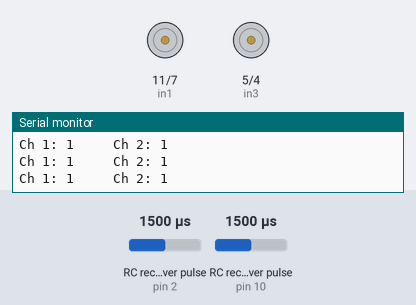
Simulated run of this sketch. Board: Arduino Uno, built with avr-gcc and run on an emulated ATmega328P. Shown: motor-driver pin pairs drawn as motors (green arrow = first pin HIGH = forward, orange = second pin HIGH = backward, longer = more drive, scaled by the enable pin), the last lines printed to the serial monitor. Wiring (inferred from the names in the program): 2 × RC receiver channel: data pin 2 / data pin 10. Inputs (shaded band) come from the test bench; at power-on: RC receiver pulse (sensors on pin 2, pin 10) 1500 µs.

Above: at 1.2 s.
1.3 s: RC receiver pulse (sensor on pin 2) set to 1020 µs
At 1.7 s:
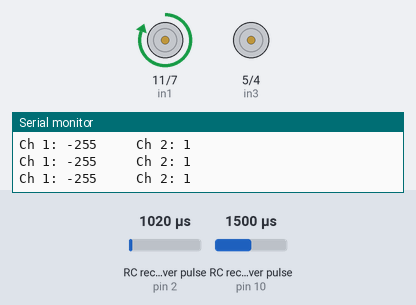
2.8 s: RC receiver pulse (sensor on pin 10) set to 1020 µs
At 4.0 s:
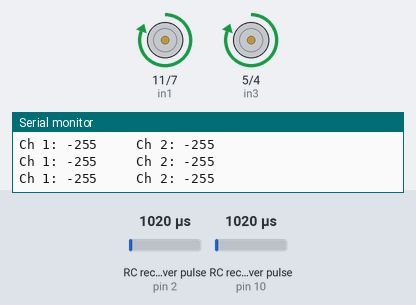
4.3 s: RC receiver pulse (sensor on pin 2) set to 1250 µs
At 5.2 s:
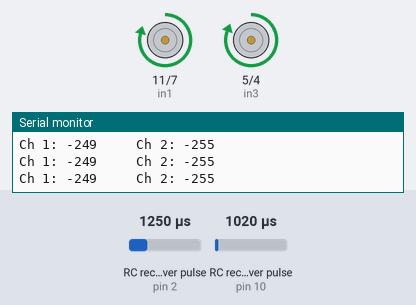
5.8 s: RC receiver pulse (sensor on pin 10) set to 1250 µs
At 6.4 s:
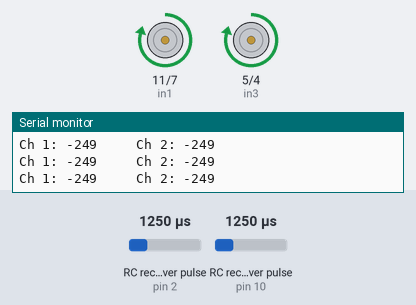
7.3 s: RC receiver pulse (sensor on pin 2) set to 1500 µs
At 8.5 s:
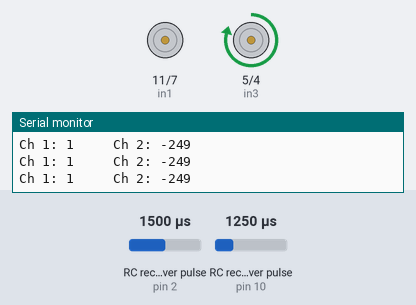
8.8 s: RC receiver pulse (sensor on pin 10) set to 1750 µs
At 9.9 s:
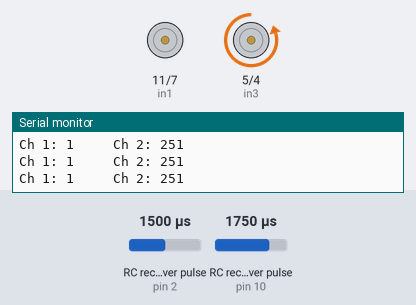
Timing chart, 0 to 11.3 s (numbered marks = the images above; inputs shaded):
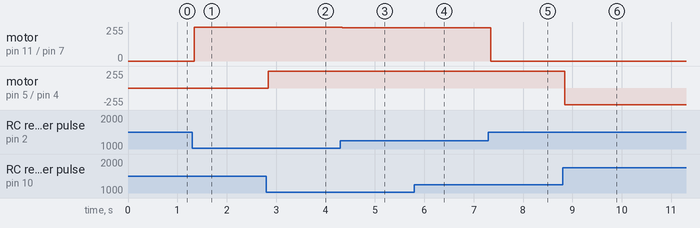

The sketch:

Robot_Code_2021_V1.ino
```cpp
/* Some observations for those who will be working with the code
When the reciever loses connection what will happen is ch1 will go to 255 and ch2 will keep whatever value it had
before the loss of connection do with this information what you will i recomend a way to detect these anomalies using
a for loop and stating that if ch 1 is at 255 and ch2 is at the same number for a certain amount of time that all movement
should ceise until connection is made again which will be observable when ch1 goes back to a different value besides 255

The code for recieving information works by alternating between two values 0 and 1 to alternate which channel the arduino \
will be collecting information from this is due to myself being unable to figure out a way to collect values from more
than one pin at a time so i made a work around to where we recieve half the information in the same amount of time
this means while response time will take longer it is only around a ms of time so it should be unoticable

PWM : PWM is pulse width modulation the code currently works by taking the values from the reciever and converting them to
PWM values that the arduino can use to control a motor driver the values are from 0 to 255 or -255 the negative just means
the motors will run in the opposite direction don't freak out about the specifics if you need more info on it there are plenty
of sources on the arduino website and on youtube as well as other forums.

We also need to include a shut off switch i recomend an unused switch or combo of movements that does not include the
gear switch which will be used for the weapon

Do not forget to comment out all of the debugging code before using the robot in competition
Do not forget to comment out all of the debugging code before using the robot in competition
Do not forget to comment out all of the debugging code before using the robot in competition
Do not forget to comment out all of the debugging code before using the robot in competition


Pin D8 is bad on the arduino

*/

// i recomend declaring all variables within this section before the setup function unless they will need to be reset then
// put thim into the loop function


//------------------------------------------------------------------------------------------------------------------

int ch1 = 0; // We will avoid keeping these variables in the loop so that we can continue to use the values for every tick instead of everyother tick if they were to be contained within the loop
int ch2 = 0; //declares the ch2 variable and defines its placeholder value as 0 until the code starts
int x = 0; // the variable used to alternate between the channels

// declares the variable names and pins going to be used for the reciever
#define CH1 2 //left stick
#define CH2 10 //right stick

//---------------------------------

//Enabling the PWM Pins
//Motor A Controlling Pins
int enA = 9;
int in1 = 11;
int in2 = 7;
// Motor B connections
int enB = 3;
int in3 = 5;
int in4 = 4;

//this is one time use code that will only be ran when the arduino is starting up
void setup() {

  Serial.begin(9600); //Used to start the serial monitor for debugging

  //makes each pin on the arduino an input so we may read from the reciever
  pinMode(CH1, INPUT);
  pinMode(CH2, INPUT);

//----------------------------------------------

  // Defines that all PWM Pins are OUTPUTS
  pinMode(enA, OUTPUT);
  pinMode(enB,OUTPUT);
  pinMode(in1, OUTPUT);
  pinMode(in2, OUTPUT);
  pinMode(in3,OUTPUT);
  pinMode(in4,OUTPUT);

  digitalWrite(in1,LOW);
  digitalWrite(in2,LOW);
  digitalWrite(in3,LOW);
  digitalWrite(in4,LOW);

}


//------------------------------------------------------------------------------------------------------------------

void loop() {
  // put your main code here, to run repeatedly:
  //----------------------------------------------------------------------------------------------------
  // this portion of the code is the alternate between the channels of the reciever

  if (x==0)
  {
    ch1 = map(pulseIn(CH1, HIGH, 30000), 1000, 2000, -500, 500); // creates a map of the anolog sticks location for control
    ch1 = constrain(ch1, -255, 255); //shrinks the input values into a range between -255 and 255

    Serial.print("Ch 1: "); //prints out some values for debugging
    Serial.print(ch1);
    Serial.print("     ");
    //Serial.println("0"); // used to see what x-value is being used
    x = 1;
  }


  else if (x==1)
  {
    ch2 = map(pulseIn(CH2, HIGH, 30000), 1000, 2000, -500, 500);
    ch2 = constrain(ch2, -255, 255);

    Serial.print("Ch 2: ");
    Serial.println(ch2);
    //Serial.println("1"); // used to see what x-value is being used
    x=0; //switches the alternating variable to the other value so that it infinately repeats
  }


  //-------------------------------------------------------------------------------------------------------

  //This portion of the code is used to now use the information for the reciever to control the motors using PWM signals
  // I recomend adding in ranges of values in the if then statements to create makeshift deadzones
  // review the input data to help you declare these deadzones.
  // to input deadzones use "and or" statements in the condition location of the statements just make sure not to have overlap

//------------------------------------------------------------------

  // PWM code for CH1

  if (ch1 > 25) //Declared as forward spin
  {
    digitalWrite(in1, LOW); // Declares the direction the motor will spin with the usage of HIGH and LOW
    digitalWrite(in2, HIGH); // if there are two HIGHs or LOWs then the motor will be considered stopped and or disabled so it wont spin even if a speed value is declared
    analogWrite(enA,ch1); // declares the speed that the motor will spin notice the usage of analof instead of digital
  } // the usage of analog instead of digital is due to digital meaning 0 or 1 or in this case HIGH or LOW and not a numerical value

  if (ch1 < -25)
  {
    digitalWrite(in1,HIGH);
    digitalWrite(in2,LOW);
    analogWrite(enA,ch1*(-1));
  }

  if ((ch1 > -25) && (ch1 < 25))
  {
    digitalWrite(in1,LOW);
    digitalWrite(in2,LOW);
    analogWrite(enA,ch1*(-1));
  }


//-------------------------------------------------------------------

// PWM code for CH2

  if (ch2 > 25) //declared as forward spin
  {
    digitalWrite(in4,HIGH);
    digitalWrite(in3,LOW);
    analogWrite(enB,ch2);
  }

  if (ch2 < -25)
  {
    digitalWrite(in4,LOW);
    digitalWrite(in3,HIGH);
    analogWrite(enB,ch2*(-1));
  }

  if ((ch2 > -25) && (ch2 < 25))
  {
    digitalWrite(in4,LOW);
    digitalWrite(in3,LOW);
    analogWrite(enB,ch2*(-1));
  }


//-----------------------------------------------------------------

//------------------------------------------------------------------------------------------------------------------------

  delay(1); //used for debugging with easier review of information by increasing the amount of time until the loop will reset

}


//----------------------------------------------------------------------------------------------------------------------
```

Measured:
- after the input at 1.3 s, motor on pin 11 (in1) / pin 7 (in2): stopped → forward 255/255 at once
- after the input at 2.8 s, motor on pin 5 (in3) / pin 4 (in4): stopped → forward 255/255 at once
- after the input at 4.3 s, motor on pin 11 (in1) / pin 7 (in2): forward 255/255 → forward 249/255 at once
- after the input at 5.8 s, motor on pin 5 (in3) / pin 4 (in4): forward 255/255 → forward 249/255 at once
- after the input at 7.3 s, motor on pin 11 (in1) / pin 7 (in2): forward 249/255 → stopped at once
- after the input at 8.8 s, motor on pin 5 (in3) / pin 4 (in4): forward 249/255 → backward 251/255 at once
